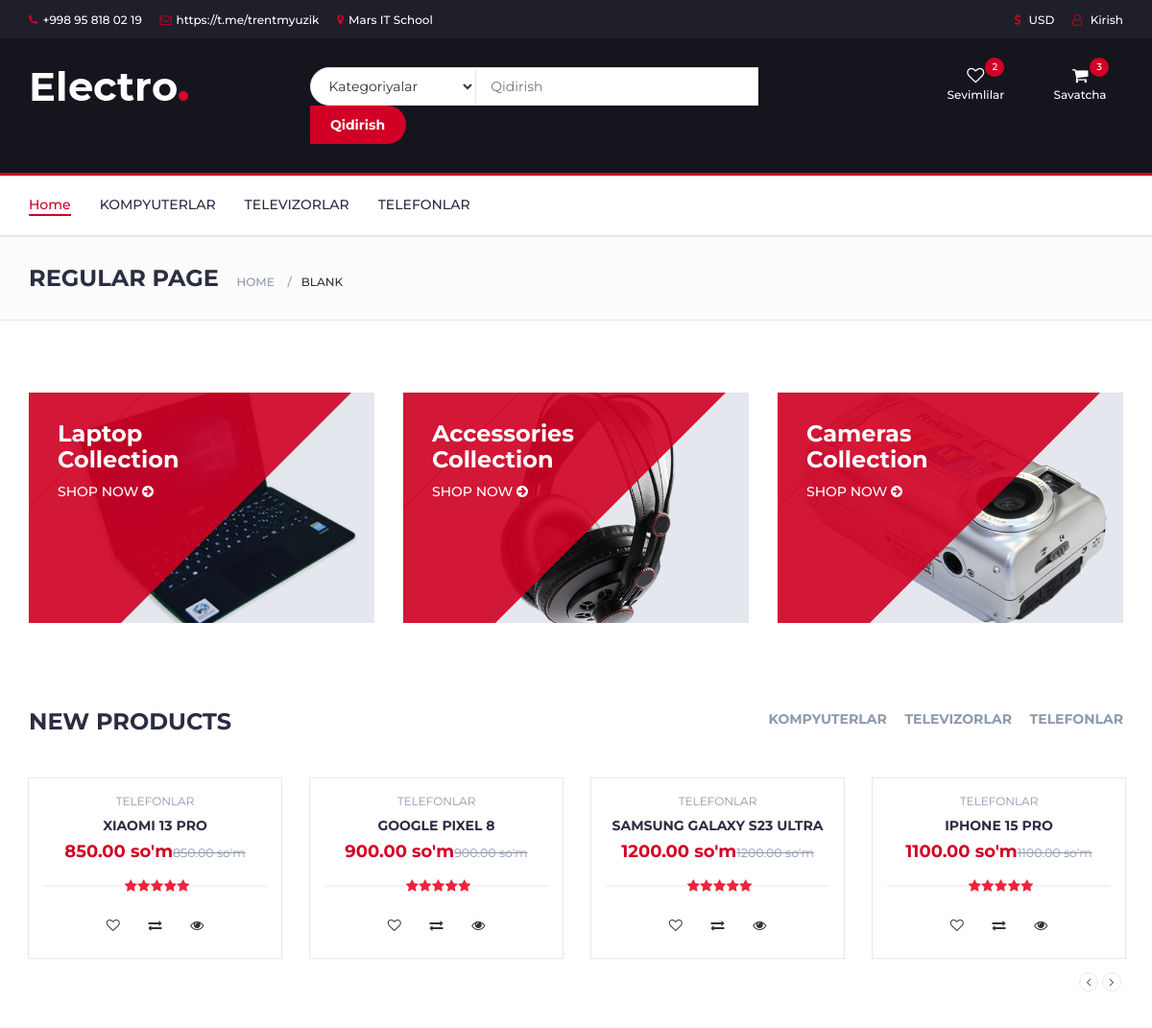
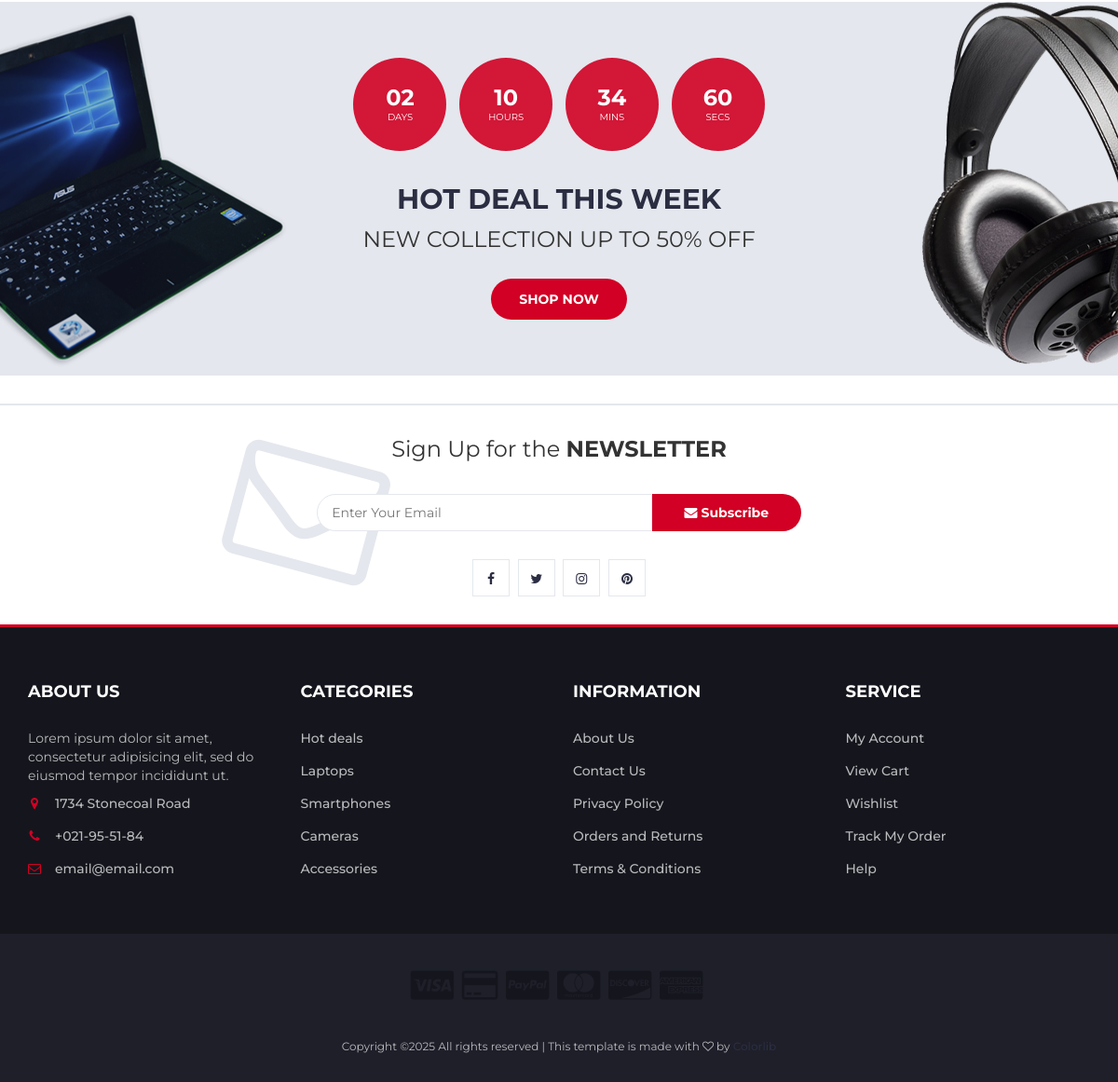
The page / on the database its author committed (2 pictures, top to bottom).
### apps/models.py (models this page shows, shortened)
class ProductCategory(models.Model):
    name = models.CharField(max_length=255)

class Product(models.Model):
    name = models.CharField(max_length=255)
    description = models.TextField()
    price = models.DecimalField(max_digits=10, decimal_places=2)
    category = models.ForeignKey(ProductCategory, related_name='products', on_delete=models.CASCADE)
    stock_quantity = models.PositiveIntegerField()
    def birinchi_image(self):
        return self.images.first().image

### apps/views.py (the view)
# urls.py: path('', views.HomePage.as_view(), name='home'),
class HomePage(TemplateView):
    template_name = 'index.html'
    def get_context_data(self, **kwargs):
        products = Product.objects.all()
        categories = ProductCategory.objects.all()
        new_products = Product.objects.order_by('-id')[:5]
        eng_qimmatlari = Product.objects.order_by('-price')[:8]
        context = {
            'products': products,
            'categories': categories,
            'new_products': new_products,
            'eng_qimmatlari': eng_qimmatlari
        }
        return context

### templates/index.html (shortened to what this page needs)
{% extends 'base.html' %}
{% load static %}
{% block content %}
		<div class="section">
			<div class="container">
				<div class="row">
					<div class="col-md-4 col-xs-6">
						<div class="shop">
							<div class="shop-img">
								<img src="{% static 'img/shop01.png' %}" alt="">
							</div>
							<div class="shop-body">
								<h3>Laptop<br>Collection</h3>
								<a href="#" class="cta-btn">Shop now <i class="fa fa-arrow-circle-right"></i></a>
							</div>
						</div>
					</div>
					<div class="col-md-4 col-xs-6">
						<div class="shop">
							<div class="shop-img">
								<img src="{% static 'img/shop03.png' %}" alt="">
							</div>
							<div class="shop-body">
								<h3>Accessories<br>Collection</h3>
								<a href="#" class="cta-btn">Shop now <i class="fa fa-arrow-circle-right"></i></a>
							</div>
						</div>
					</div>
					<div class="col-md-4 col-xs-6">
						<div class="shop">
							<div class="shop-img">
								<img src="{% static 'img/shop02.png' %}" alt="">
							</div>
							<div class="shop-body">
								<h3>Cameras<br>Collection</h3>
								<a href="#" class="cta-btn">Shop now <i class="fa fa-arrow-circle-right"></i></a>
							</div>
						</div>
					</div>
				</div>
			</div>
		</div>
		<div class="section">
			<div class="container">
				<div class="row">
					<div class="col-md-12">
						<div class="section-title">
							<h3 class="title">New Products</h3>
							<div class="section-nav">
								<ul class="section-tab-nav tab-nav">
									{% for category in categories %}
									<li><a data-toggle="tab" href="#tab_{{ category.name }}">{{ category.name }}</a></li>
									{% endfor %}
								</ul>
							</div>
						</div>
					</div>
					<div class="col-md-12">
						<div class="row">
							<div class="products-tabs">
								<div id="tab1" class="tab-pane active">
									<div class="products-slick" data-nav="#slick-nav-1">
										{% for pr in new_products %}
										<div class="product">
											<div class="product-img">
												<div class="product-label">
													<span class="sale">-30%</span>
													<span class="new">NEW</span>
												</div>
											</div>
											<div class="product-body">
												<p class="product-category">{{ pr.category.name }}</p>
												<h3 class="product-name"><a href="{% url 'product' pk=pr.id %}">{{ pr.name }}</a></h3>
												<h4 class="product-price">{{pr.price}} so'm<del class="product-old-price">{{pr.price}} so'm</del></h4>
												<div class="product-rating">
													<i class="fa fa-star"></i>
													<i class="fa fa-star"></i>
													<i class="fa fa-star"></i>
													<i class="fa fa-star"></i>
													<i class="fa fa-star"></i>
												</div>
												<div class="product-btns">
													<button class="add-to-wishlist"><i class="fa fa-heart-o"></i><span class="tooltipp">add to wishlist</span></button>
													<button class="add-to-compare"><i class="fa fa-exchange"></i><span class="tooltipp">add to compare</span></button>
													<button class="quick-view"><i class="fa fa-eye"></i><span class="tooltipp">quick view</span></button>
												</div>
											</div>
											<div class="add-to-cart">
												<button class="add-to-cart-btn"><a href="{% url 'add_to_cart' pk=pr.id %}"> add to cart</a></button>
											</div>
										</div>
										{% endfor %}
									</div>
									<div id="slick-nav-1" class="products-slick-nav"></div>
								</div>
							</div>
						</div>
					</div>
				</div>
			</div>
		</div>
		<div id="hot-deal" class="section">
			<div class="container">
				<div class="row">
					<div class="col-md-12">
						<div class="hot-deal">
							<ul class="hot-deal-countdown">
								<li>
									<div>
										<h3>02</h3>
										<span>Days</span>
									</div>
								</li>
								<li>
									<div>
										<h3>10</h3>
										<span>Hours</span>
									</div>
								</li>
								<li>
									<div>
										<h3>34</h3>
										<span>Mins</span>
									</div>
								</li>
								<li>
									<div>
										<h3>60</h3>
										<span>Secs</span>
									</div>
								</li>
							</ul>
							<h2 class="text-uppercase">hot deal this week</h2>
							<p>New Collection Up to 50% OFF</p>
							<a class="primary-btn cta-btn" href="#">Shop now</a>
						</div>
					</div>
				</div>
			</div>
		</div>
{% endblock %}

### templates/base.html (shortened to what this page needs)
{% load static %}
<!DOCTYPE html>
<html lang="en">
	<head>
		 <link type="text/css" rel="stylesheet" href="{% static 'css/bootstrap.min.css' %}"/>
		 <link type="text/css" rel="stylesheet" href="{% static 'css/slick.css' %}"/>
		 <link type="text/css" rel="stylesheet" href="{% static 'css/slick-theme.css' %}"/>
		 <link type="text/css" rel="stylesheet" href="{% static 'css/nouislider.min.css' %}"/>
		 <link rel="stylesheet" href="{% static 'css/font-awesome.min.css' %}"/>
		 <link type="text/css" rel="stylesheet" href="{% static 'css/style.css' %}"/>
    </head>
	<body>
		<header>
			<div id="top-header">
				<div class="container">
					<ul class="header-links pull-left">
						<li><a href="998 95 818 02 19 "><i class="fa fa-phone"></i>+998 95 818 02 19 </a></li>
						<li><a href="https://t.me/trentmyuzik"><i class="fa fa-envelope-o"></i>https://t.me/trentmyuzik</a></li>
						<li><a target="_blank" href="https://www.google.com/maps/place/MARS+IT+School+Tinchlik/@41.3347093,69.2155295,17z/data=!3m1!4b1!4m6!3m5!1s0x38ae8bfe2c9dfdb7:0x4e70e6b88f98e874!8m2!3d41.3347093!4d69.2155295!16s%2Fg%2F11np7s_hdt?entry=ttu&g_ep=EgoyMDI1MDIxNy4wIKXMDSoASAFQAw%3D%3D"><i class="fa fa-map-marker"></i>Mars IT School</a></li>
					</ul>
					<ul class="header-links pull-right">
						<li><a href="#"><i class="fa fa-dollar"></i> USD</a></li>
						{% if user.is_authenticated %}
							<li><a href="{% url 'logout' %}"><i class="fa fa-user-o"></i> Chiqish</a></li>
						{% else %}
							<li><a href="{% url 'login' %}"><i class="fa fa-user-o"></i> Kirish</a></li>
						{% endif %}
					</ul>
				</div>
			</div>
			<div id="header">
				<div class="container">
					<div class="row">
						<div class="col-md-3">
							<div class="header-logo">
								<a href="#" class="logo">
									<img src="{% static 'img/logo.png' %}" alt="UzbekShop">
								</a>
							</div>
						</div>
						<div class="col-md-6">
							<div class="header-search">
								<form>
									<select class="input-select">
										<option value="0">Kategoriyalar</option>
									</select>
									<input class="input" placeholder="Qidirish">
									<button class="search-btn">Qidirish</button>
								</form>
							</div>
						</div>
						<div class="col-md-3 clearfix">
							<div class="header-ctn">
								<div>
									<a href="#">
										<i class="fa fa-heart-o"></i>
										<span>Sevimlilar</span>
										<div class="qty">2</div>
									</a>
								</div>
								<div class="dropdown">
									<a class="dropdown-toggle" data-toggle="dropdown" aria-expanded="true">
										<i class="fa fa-shopping-cart"></i>
										<span>Savatcha</span>
										<div class="qty">3</div>
									</a>
								</div>
							</div>
						</div>
					</div>
				</div>
			</div>
		</header>
		<nav id="navigation">
			<div class="container">
				<div id="responsive-nav">
					<ul class="main-nav nav navbar-nav">
						<li class="active"><a href="{% url 'home' %}">Home</a></li>
						{% for c in categories %}
						<li><a href="{% url 'store' c=c.name %}">{{c.name}}</a></li>
						{% endfor %}
					</ul>
				</div>
			</div>
		</nav>
		<div id="breadcrumb" class="section">
			<div class="container">
				<div class="row">
					<div class="col-md-12">
						<h3 class="breadcrumb-header">Regular Page</h3>
						<ul class="breadcrumb-tree">
							<li><a href="#">Home</a></li>
							<li class="active">Blank</li>
						</ul>
					</div>
				</div>
			</div>
		</div>
		{% block content %}
		{% endblock %}
		<div id="newsletter" class="section">
			<div class="container">
				<div class="row">
					<div class="col-md-12">
						<div class="newsletter">
							<p>Sign Up for the <strong>NEWSLETTER</strong></p>
							<form>
								<input class="input" type="email" placeholder="Enter Your Email">
								<button class="newsletter-btn"><i class="fa fa-envelope"></i> Subscribe</button>
							</form>
							<ul class="newsletter-follow">
								<li>
									<a href="#"><i class="fa fa-facebook"></i></a>
								</li>
								<li>
									<a href="#"><i class="fa fa-twitter"></i></a>
								</li>
								<li>
									<a href="#"><i class="fa fa-instagram"></i></a>
								</li>
								<li>
									<a href="#"><i class="fa fa-pinterest"></i></a>
								</li>
							</ul>
						</div>
					</div>
				</div>
			</div>
		</div>
		<footer id="footer">
			<div class="section">
				<div class="container">
					<div class="row">
						<div class="col-md-3 col-xs-6">
							<div class="footer">
								<h3 class="footer-title">About Us</h3>
								<p>Lorem ipsum dolor sit amet, consectetur adipisicing elit, sed do eiusmod tempor incididunt ut.</p>
								<ul class="footer-links">
									<li><a href="#"><i class="fa fa-map-marker"></i>1734 Stonecoal Road</a></li>
									<li><a href="#"><i class="fa fa-phone"></i>+021-95-51-84</a></li>
									<li><a href="#"><i class="fa fa-envelope-o"></i>email@email.com</a></li>
								</ul>
							</div>
						</div>
						<div class="col-md-3 col-xs-6">
							<div class="footer">
								<h3 class="footer-title">Categories</h3>
								<ul class="footer-links">
									<li><a href="#">Hot deals</a></li>
									<li><a href="#">Laptops</a></li>
									<li><a href="#">Smartphones</a></li>
									<li><a href="#">Cameras</a></li>
									<li><a href="#">Accessories</a></li>
								</ul>
							</div>
						</div>
						<div class="col-md-3 col-xs-6">
							<div class="footer">
								<h3 class="footer-title">Information</h3>
								<ul class="footer-links">
									<li><a href="#">About Us</a></li>
									<li><a href="#">Contact Us</a></li>
									<li><a href="#">Privacy Policy</a></li>
									<li><a href="#">Orders and Returns</a></li>
									<li><a href="#">Terms & Conditions</a></li>
								</ul>
							</div>
						</div>
						<div class="col-md-3 col-xs-6">
							<div class="footer">
								<h3 class="footer-title">Service</h3>
								<ul class="footer-links">
									<li><a href="#">My Account</a></li>
									<li><a href="#">View Cart</a></li>
									<li><a href="#">Wishlist</a></li>
									<li><a href="#">Track My Order</a></li>
									<li><a href="#">Help</a></li>
								</ul>
							</div>
						</div>
					</div>
				</div>
			</div>
			<div id="bottom-footer" class="section">
				<div class="container">
					<div class="row">
						<div class="col-md-12 text-center">
							<ul class="footer-payments">
								<li><a href="#"><i class="fa fa-cc-visa"></i></a></li>
								<li><a href="#"><i class="fa fa-credit-card"></i></a></li>
								<li><a href="#"><i class="fa fa-cc-paypal"></i></a></li>
								<li><a href="#"><i class="fa fa-cc-mastercard"></i></a></li>
								<li><a href="#"><i class="fa fa-cc-discover"></i></a></li>
								<li><a href="#"><i class="fa fa-cc-amex"></i></a></li>
							</ul>
							<span class="copyright">
								Copyright &copy;<script>document.write(new Date().getFullYear());</script> All rights reserved | This template is made with <i class="fa fa-heart-o" aria-hidden="true"></i> by <a href="https://colorlib.com" target="_blank">Colorlib</a>
							</span>
						</div>
					</div>
				</div>
			</div>
		</footer>
	</body>
</html>

### rows shown on the page
ProductCategory: name "KOMPYUTERLAR"
ProductCategory: name "TELEVIZORLAR"
ProductCategory: name "TELEFONLAR"
Product: category.name "TELEFONLAR", name "XIAOMI 13 PRO", price "850.00"
Product: category.name "TELEFONLAR", name "GOOGLE PIXEL 8", price "900.00"
Product: category.name "TELEFONLAR", name "SAMSUNG GALAXY S23 ULTRA", price "1200.00"
Product: category.name "TELEFONLAR", name "IPHONE 15 PRO", price "1100.00"
